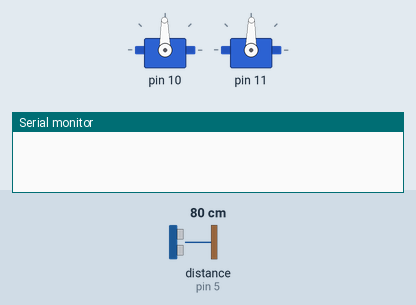
Simulated run of this sketch. Board: Arduino Uno, built with avr-gcc and run on an emulated ATmega328P. Shown: 2 × servo, the last lines printed to the serial monitor. The test bench sets the inputs (shaded band); at power-on: distance to the obstacle (sensor on pin 5) 80 cm. The echo pulse lasts 58.3 µs per cm.

Above: at 0.05 s.
At 2.0 s:
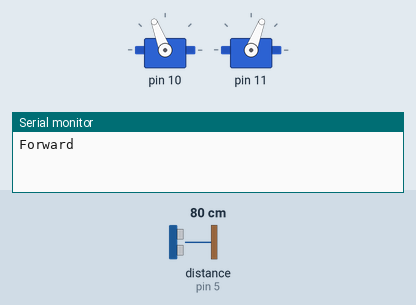
At 4.0 s:
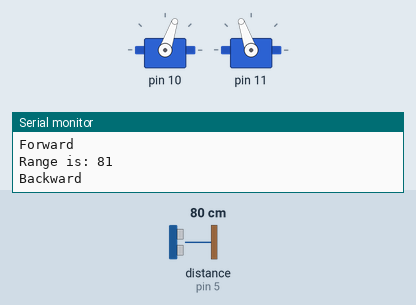
Timing chart, 0 to 6.5 s (numbered marks = the images above):
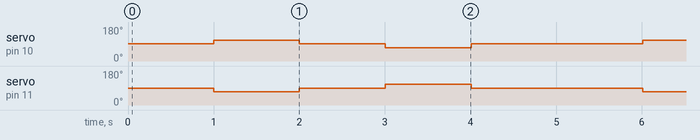

The sketch:

Rover_Range_Tester1.ino
```cpp
#include <Servo.h>
#include <NewPing.h>
#include <RangeRover.h>
#include <RangeRover.h>
#include <Rover.h>

RangeRover* rover;
int dist;

void setup()
{
		Serial.begin(9600);

		rover = new RangeRover();

		rover->init( 10, 91, 11, 89, 6, 5, 1000);

		// Left servo pin = 10
		// Left servo stop value
		// Right servo pin =11
		// Right servo stop value
		// Trigger Pin = 6
		// Echo Pin = 5
		// Max Distance
		//
		// Experiment to choose the best values
		// for stop for each servo.

		// so debugOn() to get debug messages in SerialMonitor
		rover->debugOff();

}


void loop()
{
		rover->stop(1000);

		Serial.println ("Forward");
		rover->go(20, 1000);

		rover->stop(1000);
		dist = rover->range();

		Serial.print("Range is: ");
		Serial.println(dist);

		Serial.println ("Backward");
		rover->go(-20, 1000);

		rover->stop(1000);
		dist = rover->range();

		Serial.print("Range is: ");
		Serial.println(dist);
}
```

Measured:
- by itself, servo on pin 10: repeats every 5.0 s: 91° 1.0 s, 71° 1.0 s, 91° 2.0 s, 111° 1.0 s
- by itself, servo on pin 11: repeats every 5.0 s: 89° 1.0 s, 109° 1.0 s, 89° 2.0 s, 69° 1.0 s
